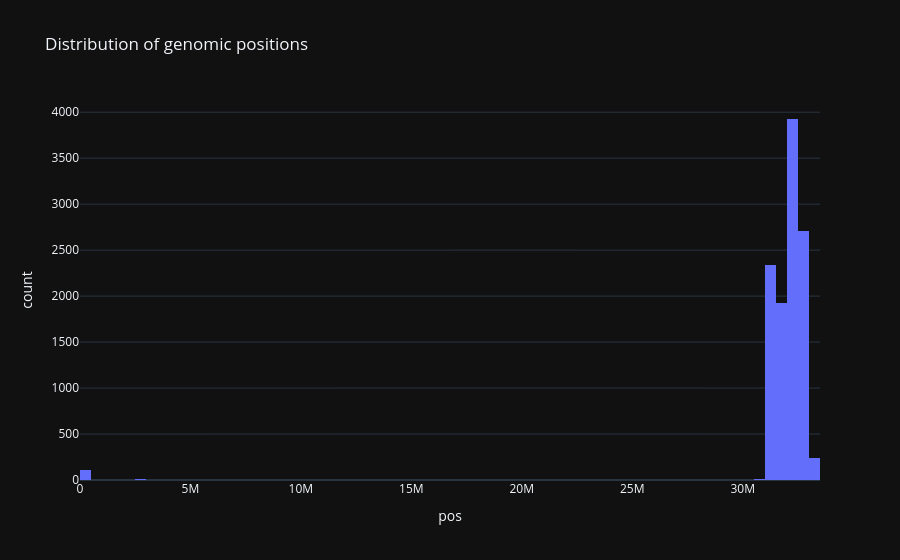

Notebook code for this chart:
### Code cell
if "pos" in df.columns:
    fig = px.histogram(
        df.dropna(subset=["pos"]),
        x="pos",
        nbins=100,
        title="Distribution of genomic positions"
    )
    fig.show()

### Figure 1 — Plotly figure (JSON) as saved in the notebook; plotly's stock layout.template omitted (floating-point values rounded to 4 significant figures; data arrays with more than 128 entries replaced by an {"elided": "..."} marker saying what was removed)
{"data": [{"bingroup": "x", "hovertemplate": "pos=%{x}<br>count=%{y}<extra></extra>", "legendgroup": "", "marker": {"color": "#636efa", "pattern": {"shape": ""}}, "name": "", "nbinsx": 100, "orientation": "v", "showlegend": false, "x": {"elided": "11308 float values"}, "xaxis": "x", "yaxis": "y", "type": "histogram"}], "layout": {"xaxis": {"anchor": "y", "domain": [0.0, 1.0], "title": {"text": "pos"}}, "yaxis": {"anchor": "x", "domain": [0.0, 1.0], "title": {"text": "count"}}, "legend": {"tracegroupgap": 0}, "title": {"text": "Distribution of genomic positions"}, "barmode": "relative"}}
